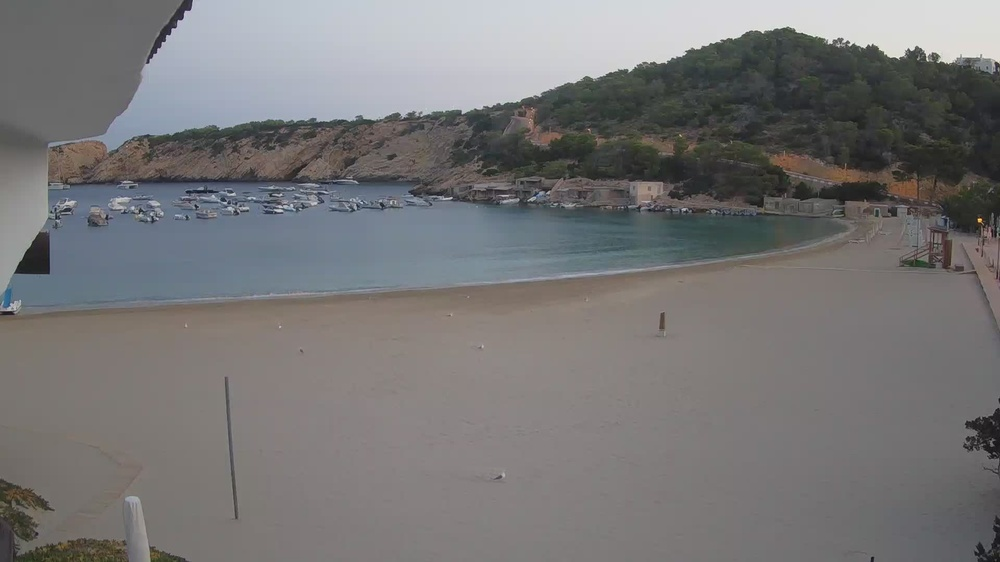
#> input picture imatges/1660798800.jpg, 1000 x 562 px, shrunk from 1920 x 1080 before the run, found by its file name
$ jupyter execute --allow-errors 01-crowd-counting.ipynb
#> lines starting #> are read from the running program, lines starting #| are printed output that depends on the picture
# Crowd Counting Hybrid Pipeline - Step-by-Step Visualization

This notebook demonstrates the hybrid crowd counting pipeline with detailed visualizations at each step.

## 1. Setup and Imports

[cell 1]
import cv2
import numpy as np
import matplotlib.pyplot as plt
from crowd_counting_hybrid import build_background_from_empty_images, detect_heads_hybrid

# Configure matplotlib for better visualizations
plt.rcParams['figure.figsize'] = (15, 10)
plt.rcParams['image.cmap'] = 'gray'

## 2. Load Empty Beach Images (for Background Model)

[cell 2]
empty_beach_images_paths = [
    '/Dev/Image-and-Video-Analysis/crowd-counting/data/1660798800.jpg',
    '/Dev/Image-and-Video-Analysis/crowd-counting/data/1660802400.jpg'
]

[cell 3]
# Prepare background from two empty images:
empty_imgs = [img for img in (cv2.imread(image_path) for image_path in empty_beach_images_paths) if img is not None]
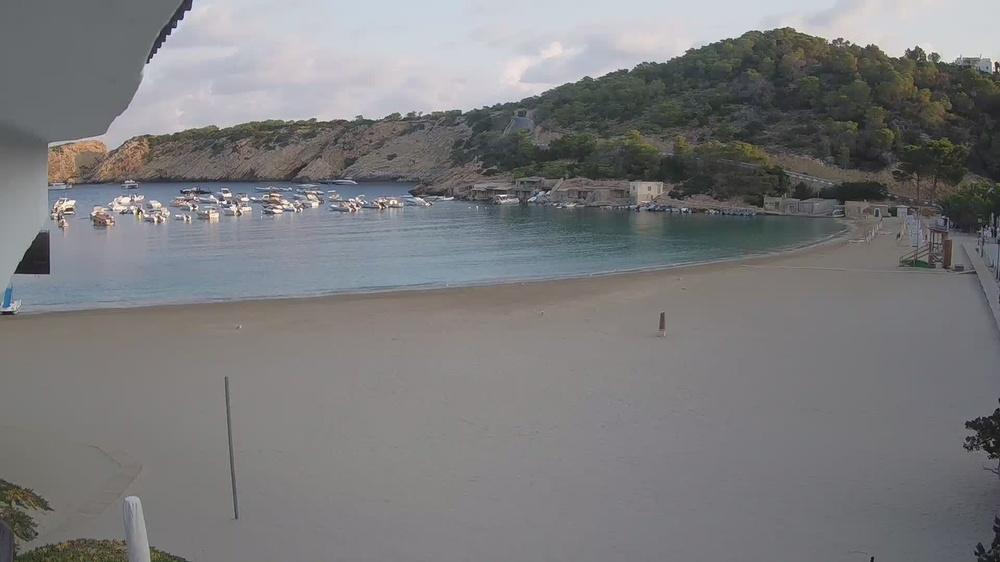
#> input picture imatges/1660802400.jpg, 1000 x 562 px, shrunk from 1920 x 1080 before the run, found by its file name
#> empty_imgs = 2 items

## 3. Build Background Model

#> (a cell that did not finish here is left out)

[cell 5]
# Plot 'Background Model (Averaged)' in full size
plt.figure(figsize=(16, 9))
#> (the rest of this cell did not finish here and is left out)

## 4. Load Test Image

[cell 6]
test_image_path = '/Dev/Image-and-Video-Analysis/crowd-counting/data/1660806000.jpg'

img = cv2.imread(test_image_path)
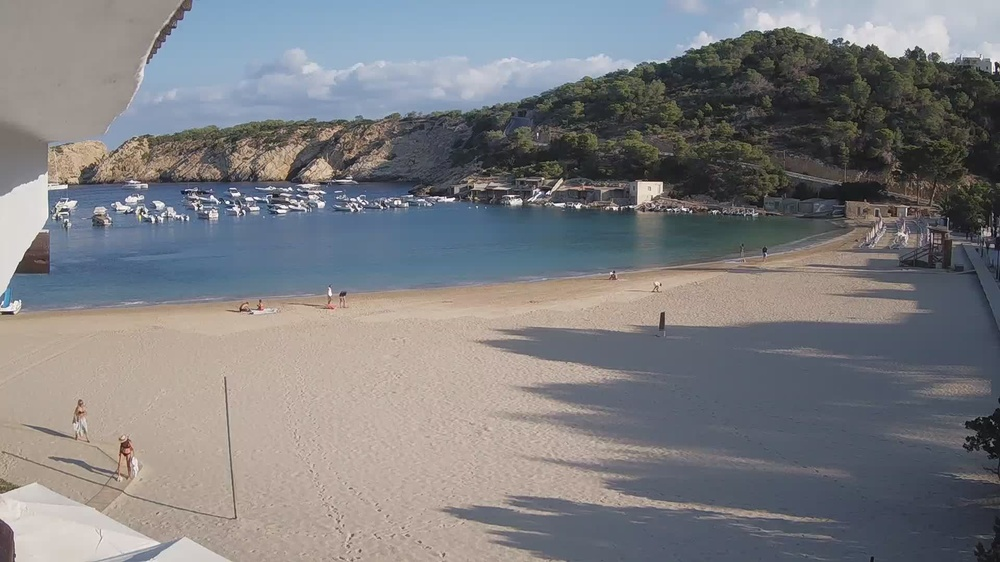
#> input picture imatges/1660806000.jpg, 1000 x 562 px, shrunk from 1920 x 1080 before the run, found by its file name
#> img is the input picture: shape (562, 1000, 3); mean B, G, R 128.4, 125.6, 125.4

if img is None:
    raise ValueError(f"Could not load image from {test_image_path}")

# Display original image
plt.figure(figsize=(12, 8))
plt.imshow(cv2.cvtColor(img, cv2.COLOR_BGR2RGB))
plt.title('Original Test Image')
plt.axis('off')
plt.show()

print(f"Test image shape: {img.shape}")
#| Test image shape: (562, 1000, 3)
